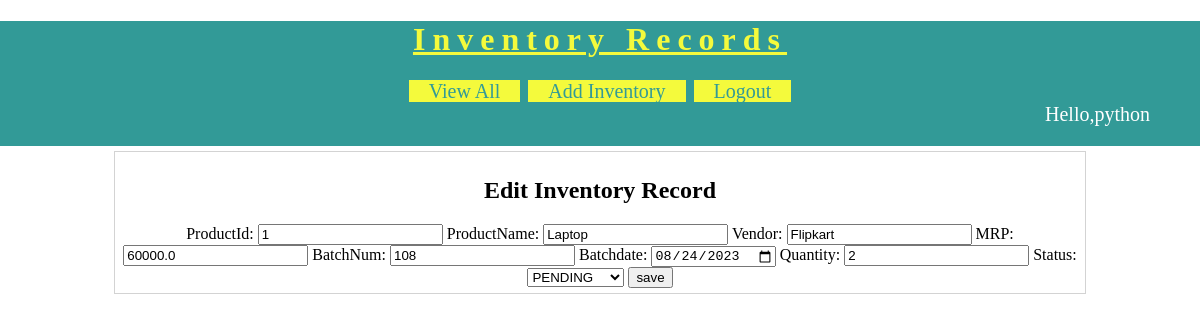
The app's page /app/edit-inventory?inventoryid=1 (signed in) with its own data.
### app/models.py (models this page shows, shortened)
class inventory(models.Model):
    ProductId=models.IntegerField()
    ProductName=models.CharField(max_length=100)
    Vendor=models.CharField(max_length=100)
    MRP=models.FloatField()
    BatchNum=models.IntegerField()
    BatchDate=models.DateField()
    Quantity=models.CharField(max_length=100)
    status=models.CharField(max_length=200, choices=status, default='pending')

### app/views.py (the view)
# urls.py: path("edit-inventory",editinventory),
@login_required(login_url="login")
def editinventory(request):
    item=models.inventory.objects.get(id=request.GET['inventoryid'])
    fields={'ProductId':item.ProductId,'ProductName':item.ProductName,'Vendor':item.Vendor
            ,'MRP':item.MRP,'BatchNum':item.BatchNum,'BatchDate':item.BatchDate,'Quantity':item.Quantity,
            'status':item.status}
    form=inventoryform(initial=fields)
    res=render(request,'appl/edit-inventory.html',{'item':item,'form':form})
    return res

### app/forms.py
class inventoryform(forms.ModelForm):
    status=[
    ('approve','APPROVED'),
    ('pending','PENDING')
    ]
    ProductId=forms.IntegerField(label='ProductId')
    ProductName=forms.CharField(label="ProductName",max_length=100)
    Vendor=forms.CharField(label="Vendor",max_length=100)
    MRP=forms.FloatField(label="MRP")
    BatchNum=forms.IntegerField(label="BatchNum")
    BatchDate=forms.DateField(widget=forms.DateInput(attrs={'class': 'form-control', 'type': 'date'}))
    Quantity=forms.CharField(label="Quantity",max_length=100)
    status=forms.ChoiceField(choices=status, widget=forms.Select(attrs={'class': 'form-control'}))
    class Meta:
        model = inventory
        fields = '__all__'

### templates/appl/edit-inventory.html (shortened to what this page needs)
<!DOCTYPE html>
{% load static %}
<html>
   <head>
     <link rel="stylesheet" href="{% static 'css/appl.css'%}">
     </head>
     <body>
       <div id="header">
         <h1>Inventory Records</h1>
         <div id="nav">
           <a href="view-all">View All</a>
           <a href="new-inventory">Add Inventory</a>
          <a href="logout">Logout</a>
          </div>
          <div id="hello">Hello,{{request.session.username}}</div>
        </div>
        <div id="main">
            <h2>Edit Inventory Record</h2>
            <form action="edit" method="POST">
              {{form}}
              <input type="submit" value="save">
              </form>
            </div>
          </body>
        </html>

### static/css/appl.css (style rules this page uses)
body { background-color:white; margin:0px 0px 0px 0px; font-family:"calibri"; }
#header { background-color:#329A97; padding-bottom:20px; text-align:center; }
#header h1 { text-align:center; color:#F4FA3C; letter-spacing:7px; text-decoration:underline; }
#nav { width:60%; margin:auto; }
#nav a { background-color:#F4FA3C; width:150px; border:solid 2px #329A97; font-size:20px; text-decoration:none; color:#329A97; padding-left:20px; padding-right:20px; }
#main { margin: auto; border:solid 1px lightgray; width:80%; padding:5px; margin-top:5px; }
#main form, #main h2 { text-align:center; }
#hello { text-align:right; margin-right:50px; font-size:20px; color:white; }

### records on screen
inventory: ProductId "1", ProductName "Laptop", Vendor "Flipkart", MRP "60000.0", BatchNum "108", BatchDate "08/24/2023", Quantity "2", status "PENDING"

### other values on screen
{{ request.session.username }} "python"
